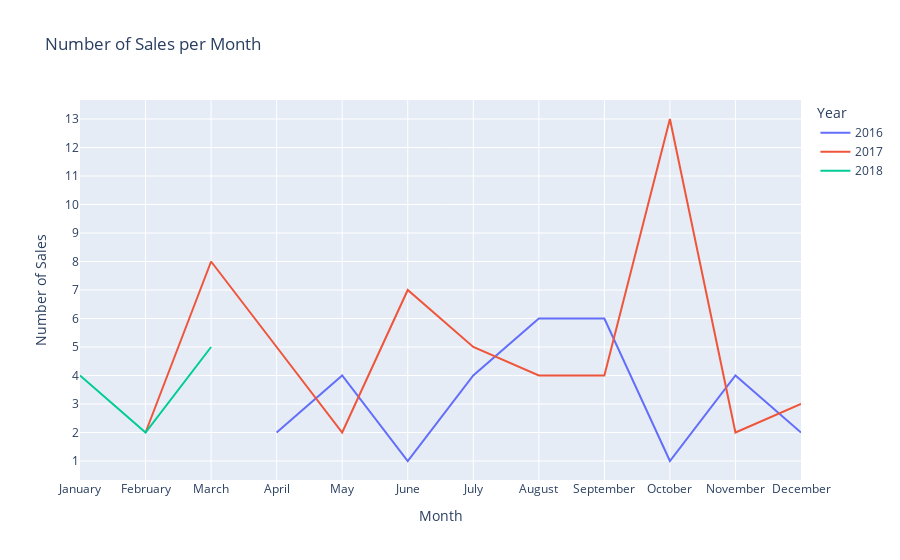

Notebook code for this chart:
### Code cell
# Set y-axis to display only whole numbers and adjust margin for x-axis
max_sales = sales_per_month['Number of Sales'].max()
fig.update_layout(yaxis=dict(tickvals=list(range(0, max_sales+1))))
# Show plot
fig.show()

### Figure 1 — Plotly figure (JSON) as saved in the notebook; plotly's stock layout.template omitted (floating-point values rounded to 4 significant figures)
{"data": [{"hovertemplate": "Year=2016<br>Month=%{x}<br>Number of Sales=%{y}<extra></extra>", "legendgroup": "2016", "line": {"color": "#636efa", "dash": "solid"}, "marker": {"symbol": "circle"}, "mode": "lines", "name": "2016", "orientation": "v", "showlegend": true, "type": "scatter", "x": ["April", "May", "June", "July", "August", "September", "October", "November", "December"], "xaxis": "x", "y": [2, 4, 1, 4, 6, 6, 1, 4, 2], "yaxis": "y"}, {"hovertemplate": "Year=2017<br>Month=%{x}<br>Number of Sales=%{y}<extra></extra>", "legendgroup": "2017", "line": {"color": "#EF553B", "dash": "solid"}, "marker": {"symbol": "circle"}, "mode": "lines", "name": "2017", "orientation": "v", "showlegend": true, "type": "scatter", "x": ["February", "March", "April", "May", "June", "July", "August", "September", "October", "November", "December"], "xaxis": "x", "y": [2, 8, 5, 2, 7, 5, 4, 4, 13, 2, 3], "yaxis": "y"}, {"hovertemplate": "Year=2018<br>Month=%{x}<br>Number of Sales=%{y}<extra></extra>", "legendgroup": "2018", "line": {"color": "#00cc96", "dash": "solid"}, "marker": {"symbol": "circle"}, "mode": "lines", "name": "2018", "orientation": "v", "showlegend": true, "type": "scatter", "x": ["January", "February", "March"], "xaxis": "x", "y": [4, 2, 5], "yaxis": "y"}], "layout": {"legend": {"title": {"text": "Year"}, "tracegroupgap": 0}, "title": {"text": "Number of Sales per Month"}, "xaxis": {"anchor": "y", "categoryarray": ["January", "February", "March", "April", "May", "June", "July", "August", "September", "October", "November", "December"], "categoryorder": "array", "domain": [0, 1], "title": {"text": "Month"}}, "yaxis": {"anchor": "x", "domain": [0, 1], "tickvals": [0, 1, 2, 3, 4, 5, 6, 7, 8, 9, 10, 11, 12, 13], "title": {"text": "Number of Sales"}}}}
